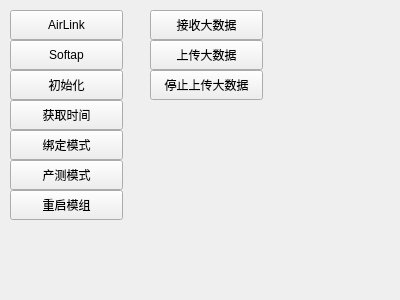
<?xml version="1.0" encoding="UTF-8"?>
<ui version="4.0">
 <class>McuCmdWindow</class>
 <widget class="QWidget" name="McuCmdWindow">
  <property name="geometry">
   <rect>
    <x>0</x>
    <y>0</y>
    <width>400</width>
    <height>300</height>
   </rect>
  </property>
  <property name="windowTitle">
   <string>Form</string>
  </property>
  <widget class="QPushButton" name="pushButton_airlink">
   <property name="geometry">
    <rect>
     <x>10</x>
     <y>10</y>
     <width>113</width>
     <height>30</height>
    </rect>
   </property>
   <property name="text">
    <string>AirLink</string>
   </property>
  </widget>
  <widget class="QPushButton" name="pushButton_softap">
   <property name="geometry">
    <rect>
     <x>10</x>
     <y>40</y>
     <width>113</width>
     <height>30</height>
    </rect>
   </property>
   <property name="text">
    <string>Softap</string>
   </property>
  </widget>
  <widget class="QPushButton" name="pushButton_reset">
   <property name="geometry">
    <rect>
     <x>10</x>
     <y>70</y>
     <width>113</width>
     <height>30</height>
    </rect>
   </property>
   <property name="text">
    <string>初始化</string>
   </property>
  </widget>
  <widget class="QPushButton" name="pushButton_gettime">
   <property name="geometry">
    <rect>
     <x>10</x>
     <y>100</y>
     <width>113</width>
     <height>30</height>
    </rect>
   </property>
   <property name="text">
    <string>获取时间</string>
   </property>
  </widget>
  <widget class="QPushButton" name="pushButton_onbording">
   <property name="geometry">
    <rect>
     <x>10</x>
     <y>130</y>
     <width>113</width>
     <height>30</height>
    </rect>
   </property>
   <property name="text">
    <string>绑定模式</string>
   </property>
  </widget>
  <widget class="QPushButton" name="pushButton_startota">
   <property name="geometry">
    <rect>
     <x>150</x>
     <y>10</y>
     <width>113</width>
     <height>30</height>
    </rect>
   </property>
   <property name="text">
    <string>接收大数据</string>
   </property>
  </widget>
  <widget class="QPushButton" name="pushButton_test">
   <property name="geometry">
    <rect>
     <x>10</x>
     <y>160</y>
     <width>113</width>
     <height>30</height>
    </rect>
   </property>
   <property name="text">
    <string>产测模式</string>
   </property>
  </widget>
  <widget class="QPushButton" name="pushButton_upload">
   <property name="geometry">
    <rect>
     <x>150</x>
     <y>40</y>
     <width>113</width>
     <height>30</height>
    </rect>
   </property>
   <property name="text">
    <string>上传大数据</string>
   </property>
  </widget>
  <widget class="QPushButton" name="pushButton_restart">
   <property name="geometry">
    <rect>
     <x>10</x>
     <y>190</y>
     <width>113</width>
     <height>30</height>
    </rect>
   </property>
   <property name="text">
    <string>重启模组</string>
   </property>
  </widget>
  <widget class="QPushButton" name="pushButton_stopupload">
   <property name="geometry">
    <rect>
     <x>150</x>
     <y>70</y>
     <width>113</width>
     <height>30</height>
    </rect>
   </property>
   <property name="text">
    <string>停止上传大数据</string>
   </property>
  </widget>
 </widget>
 <resources/>
 <connections/>
</ui>
